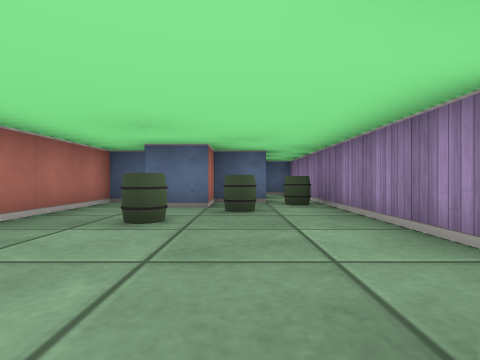
View 1 (above)

14 first-person views from a walk through a cub3D ray-caster map. The camera is about half as high as the walls, looks level and sees 80° across. The floor is counted in squares. Each view is taken from the middle of a square. On the plan, view 1 faces up. The plan holds only what a view shows up to about 9 squares ahead; the rest is blank. The place goes on beyond the plan.

View 2
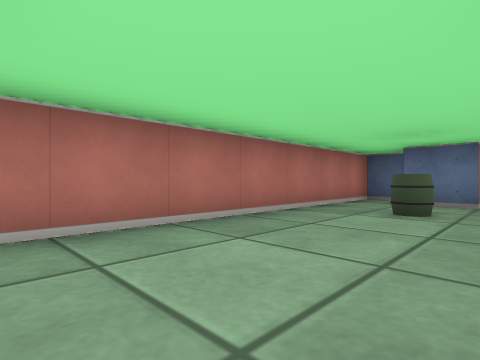

View 3
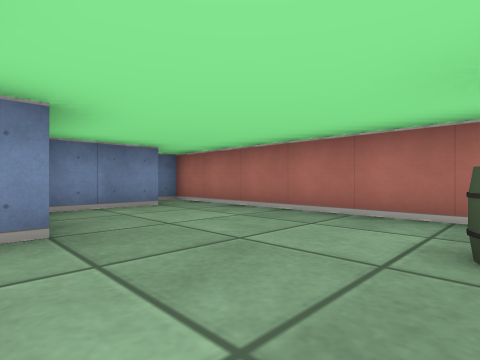

View 4
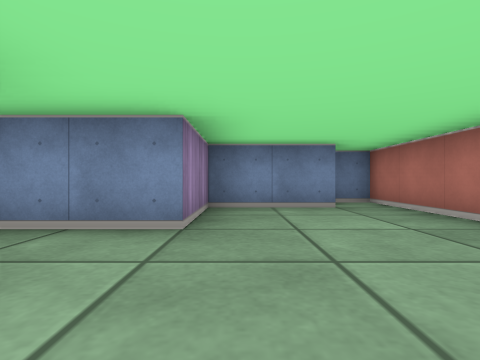

View 5
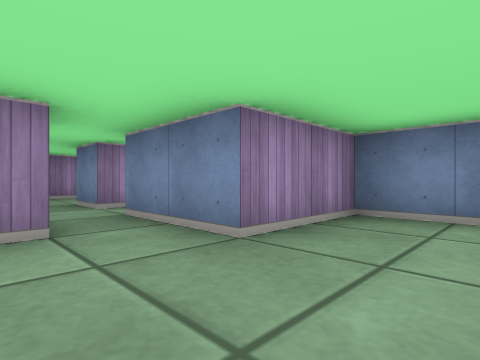

View 6
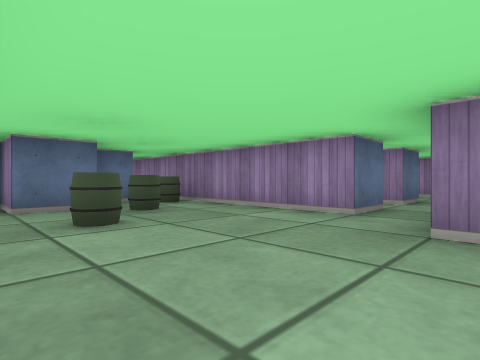

View 7
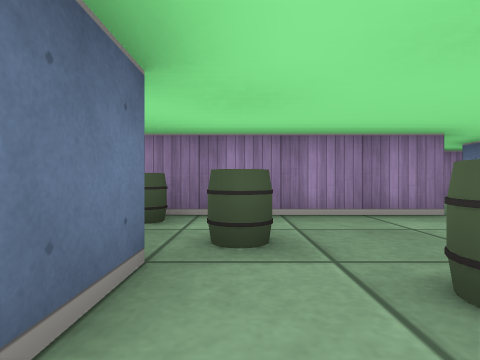

View 8
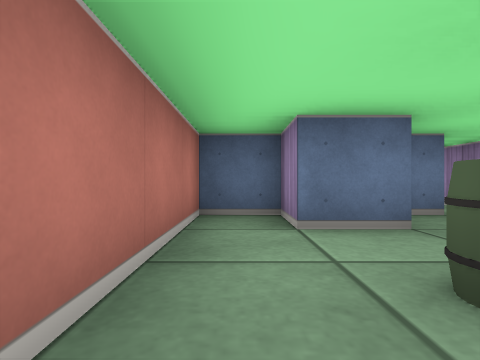

View 9
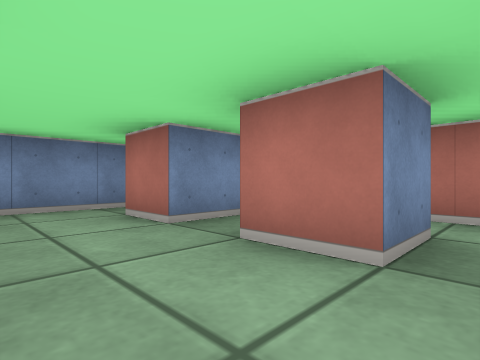

View 10
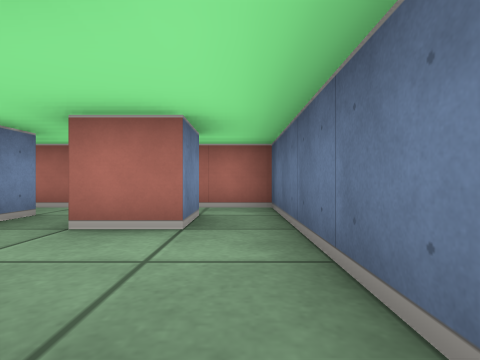

View 11
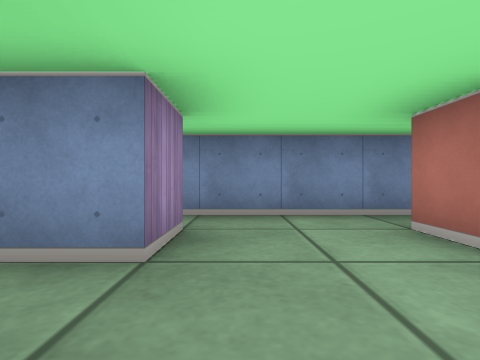

View 12
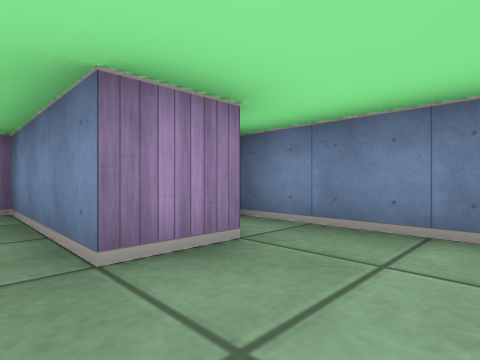

View 13
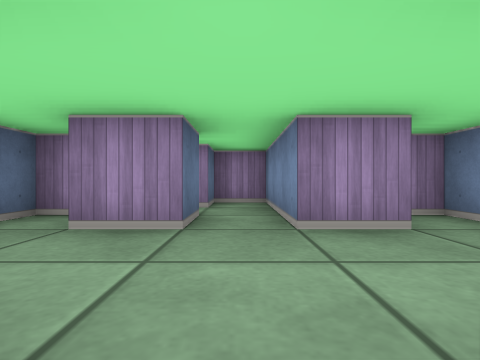

View 14
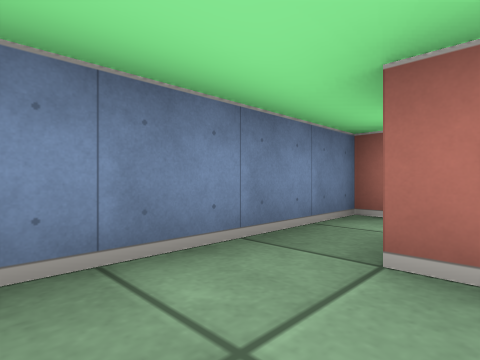

### Floor plan
Ten units are one square. View 1 is at (0, 0); x grows to the right and y downward. Boxes are objects, and circles mark ways between rooms. Rooms are numbered by the first view taken in them; rooms with no view inside come last. Other rooms are left out.
<svg viewBox="-30 -70 130 100">
<path fill="none" stroke="#000" d="M25 -15 15 -15 15 -65M-16 15 5 15 5 -5 25 -5M6 -55 -5 -55 -5 -45 -15 -45 -15 -55 -25 -55 -25 25 -18 25M35 1 35 -5 45 -5 45 5M35 -25 45 -25 45 -15 35 -15M65 5 65 -5 95 -5 95 -15 86 -15M25 -5 25 15 75 15 75 10M75 -15 65 -15 65 -25M75 -30 75 -35 25 -35 25 -22"/>
<rect x="-15" y="-35" width="10" height="10" fill="#bbb"><title>barrel</title></rect>
<rect x="-5" y="-45" width="10" height="10" fill="#bbb"><title>barrel</title></rect>
<rect x="5" y="-55" width="10" height="10" fill="#bbb"><title>barrel</title></rect>
<circle cx="20" cy="-10" r="3" fill="#2a7"/>
<text x="-10" y="-20">1</text>
<text x="50" y="-10">2</text>
</svg>
Room 1 opens to room 2.

Where each view was taken, in squares from view 1:
view 1: 0 up, 0 right, facing up
view 2: 1 down, 0 right, facing up-left
view 3: 3 up, 1 right, facing down-left
view 4: 3 up, 0 right, facing down
view 5: 2 up, 1 left, facing down-right
view 6: 0 up, 2 left, facing up-right
view 7: 4 up, 2 left, facing right
view 8: 2 up, 2 left, facing up
view 9: 3 up, 6 right, facing down-left
view 10: 3 up, 7 right, facing left
view 11: 2 up, 6 right, facing down
view 12: 1 up, 5 right, facing down-right
view 13: 1 up, 4 right, facing right
view 14: 0 up, 6 right, facing down-left
